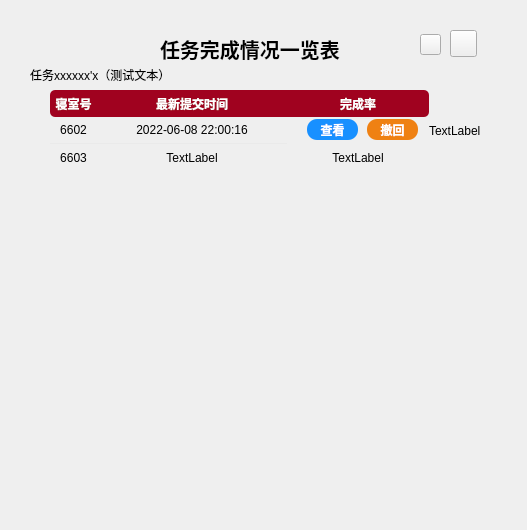
<?xml version="1.0" encoding="UTF-8"?>
<ui version="4.0">
 <class>Form</class>
 <widget class="QWidget" name="Form">
  <property name="geometry">
   <rect>
    <x>0</x>
    <y>0</y>
    <width>527</width>
    <height>530</height>
   </rect>
  </property>
  <property name="windowTitle">
   <string>Form</string>
  </property>
  <widget class="QLabel" name="label">
   <property name="geometry">
    <rect>
     <x>20</x>
     <y>10</y>
     <width>484</width>
     <height>493</height>
    </rect>
   </property>
   <property name="styleSheet">
    <string notr="true">border-image: url(:/images/images/小中型底层白.png);</string>
   </property>
   <property name="text">
    <string/>
   </property>
  </widget>
  <widget class="QLabel" name="label_2">
   <property name="geometry">
    <rect>
     <x>160</x>
     <y>36</y>
     <width>181</width>
     <height>26</height>
    </rect>
   </property>
   <property name="styleSheet">
    <string notr="true">font-weight:bold;
font-size:20px;</string>
   </property>
   <property name="text">
    <string>任务完成情况一览表</string>
   </property>
  </widget>
  <widget class="QScrollArea" name="scrollArea_4">
   <property name="geometry">
    <rect>
     <x>50</x>
     <y>90</y>
     <width>431</width>
     <height>401</height>
    </rect>
   </property>
   <property name="styleSheet">
    <string notr="true">background-color:transparent;
border:0px;</string>
   </property>
   <property name="widgetResizable">
    <bool>true</bool>
   </property>
   <widget class="QWidget" name="scrollAreaWidgetContents_4">
    <property name="geometry">
     <rect>
      <x>0</x>
      <y>0</y>
      <width>431</width>
      <height>401</height>
     </rect>
    </property>
    <widget class="QWidget" name="gridLayoutWidget_3">
     <property name="geometry">
      <rect>
       <x>0</x>
       <y>0</y>
       <width>431</width>
       <height>81</height>
      </rect>
     </property>
     <layout class="QGridLayout" name="gridLayout_4" rowstretch="0,0,0" columnstretch="1,4,3,1">
      <property name="spacing">
       <number>0</number>
      </property>
      <item row="0" column="1">
       <widget class="QLabel" name="label_63">
        <property name="styleSheet">
         <string notr="true">background-color:#a0021f;
border-image: url();
color:white;
border:0px;
font-weight:bold;
border-radius:0px;</string>
        </property>
        <property name="text">
         <string>最新提交时间</string>
        </property>
        <property name="alignment">
         <set>Qt::AlignCenter</set>
        </property>
       </widget>
      </item>
      <item row="0" column="2">
       <widget class="QLabel" name="label_64">
        <property name="styleSheet">
         <string notr="true">background-color:#a0021f;
border-image: url();
color:white;
font-weight:bold;
border-radius:0px;
border-bottom-right-radius:5px;
border-top-right-radius:5px</string>
        </property>
        <property name="text">
         <string>完成率</string>
        </property>
        <property name="alignment">
         <set>Qt::AlignCenter</set>
        </property>
       </widget>
      </item>
      <item row="0" column="0">
       <widget class="QLabel" name="label_62">
        <property name="styleSheet">
         <string notr="true">background-color:#a0021f;
border-image: url();
color:white;
font-weight:bold;
border:0px;
border-radius:0px;
border-bottom-left-radius:5px;
border-top-left-radius:5px;
font-size:12px;</string>
        </property>
        <property name="text">
         <string>寝室号</string>
        </property>
        <property name="alignment">
         <set>Qt::AlignCenter</set>
        </property>
       </widget>
      </item>
      <item row="2" column="0">
       <widget class="QLabel" name="label_8">
        <property name="text">
         <string>6603</string>
        </property>
        <property name="alignment">
         <set>Qt::AlignCenter</set>
        </property>
       </widget>
      </item>
      <item row="1" column="2">
       <widget class="QFrame" name="frame">
        <property name="styleSheet">
         <string notr="true">QFrame{
	border-bottom:1px solid #eaeaea;
};</string>
        </property>
        <property name="frameShape">
         <enum>QFrame::StyledPanel</enum>
        </property>
        <property name="frameShadow">
         <enum>QFrame::Raised</enum>
        </property>
        <widget class="QPushButton" name="pushButton">
         <property name="geometry">
          <rect>
           <x>20</x>
           <y>2</y>
           <width>51</width>
           <height>21</height>
          </rect>
         </property>
         <property name="cursor">
          <cursorShape>PointingHandCursor</cursorShape>
         </property>
         <property name="styleSheet">
          <string notr="true">border-radius:10px;
background-color:#1890FF;
color:white;
font-weight:bold;</string>
         </property>
         <property name="text">
          <string>查看</string>
         </property>
        </widget>
        <widget class="QPushButton" name="pushButton_2">
         <property name="geometry">
          <rect>
           <x>80</x>
           <y>2</y>
           <width>51</width>
           <height>21</height>
          </rect>
         </property>
         <property name="cursor">
          <cursorShape>PointingHandCursor</cursorShape>
         </property>
         <property name="styleSheet">
          <string notr="true">border-radius:10px;
background-color:#EF8113;
color:white;
font-weight:bold;</string>
         </property>
         <property name="text">
          <string>撤回</string>
         </property>
        </widget>
       </widget>
      </item>
      <item row="2" column="2">
       <widget class="QLabel" name="label_10">
        <property name="text">
         <string>TextLabel</string>
        </property>
        <property name="alignment">
         <set>Qt::AlignCenter</set>
        </property>
       </widget>
      </item>
      <item row="1" column="1">
       <widget class="QLabel" name="label_6">
        <property name="styleSheet">
         <string notr="true">border-bottom:1px solid #eaeaea;</string>
        </property>
        <property name="text">
         <string>2022-06-08 22:00:16</string>
        </property>
        <property name="alignment">
         <set>Qt::AlignCenter</set>
        </property>
       </widget>
      </item>
      <item row="1" column="0">
       <widget class="QLabel" name="label_5">
        <property name="styleSheet">
         <string notr="true">border-bottom:1px solid #eaeaea;</string>
        </property>
        <property name="text">
         <string>6602</string>
        </property>
        <property name="alignment">
         <set>Qt::AlignCenter</set>
        </property>
       </widget>
      </item>
      <item row="2" column="1">
       <widget class="QLabel" name="label_9">
        <property name="text">
         <string>TextLabel</string>
        </property>
        <property name="alignment">
         <set>Qt::AlignCenter</set>
        </property>
       </widget>
      </item>
      <item row="1" column="3">
       <widget class="QLabel" name="label_3">
        <property name="text">
         <string>TextLabel</string>
        </property>
       </widget>
      </item>
     </layout>
    </widget>
   </widget>
  </widget>
  <widget class="QPushButton" name="pushButton_10">
   <property name="geometry">
    <rect>
     <x>420</x>
     <y>34</y>
     <width>21</width>
     <height>21</height>
    </rect>
   </property>
   <property name="cursor">
    <cursorShape>PointingHandCursor</cursorShape>
   </property>
   <property name="styleSheet">
    <string notr="true">border-image: url(:/icons/icons/最小化.png);</string>
   </property>
   <property name="text">
    <string/>
   </property>
  </widget>
  <widget class="QPushButton" name="pushButton_9">
   <property name="geometry">
    <rect>
     <x>450</x>
     <y>30</y>
     <width>27</width>
     <height>27</height>
    </rect>
   </property>
   <property name="cursor">
    <cursorShape>PointingHandCursor</cursorShape>
   </property>
   <property name="styleSheet">
    <string notr="true">border-image: url(:/icons/icons/关闭.png);</string>
   </property>
   <property name="text">
    <string/>
   </property>
  </widget>
  <widget class="QLabel" name="label_12">
   <property name="geometry">
    <rect>
     <x>30</x>
     <y>65</y>
     <width>461</width>
     <height>20</height>
    </rect>
   </property>
   <property name="text">
    <string>任务xxxxxx'x（测试文本）</string>
   </property>
   <property name="alignment">
    <set>Qt::AlignLeading|Qt::AlignLeft|Qt::AlignVCenter</set>
   </property>
  </widget>
 </widget>
 <resources>
  <include location="resource.qrc"/>
 </resources>
 <connections/>
</ui>
